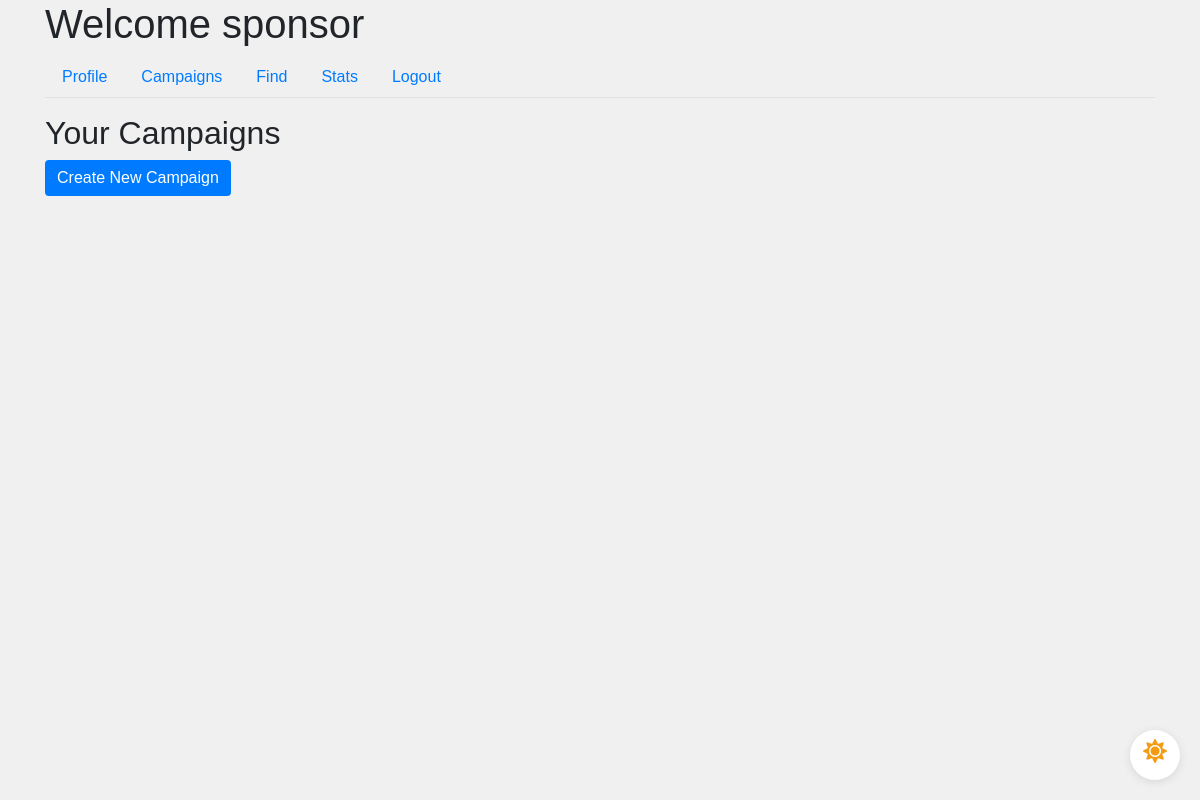
Page /sponsor/campaigns (signed in) on the earlier database version.
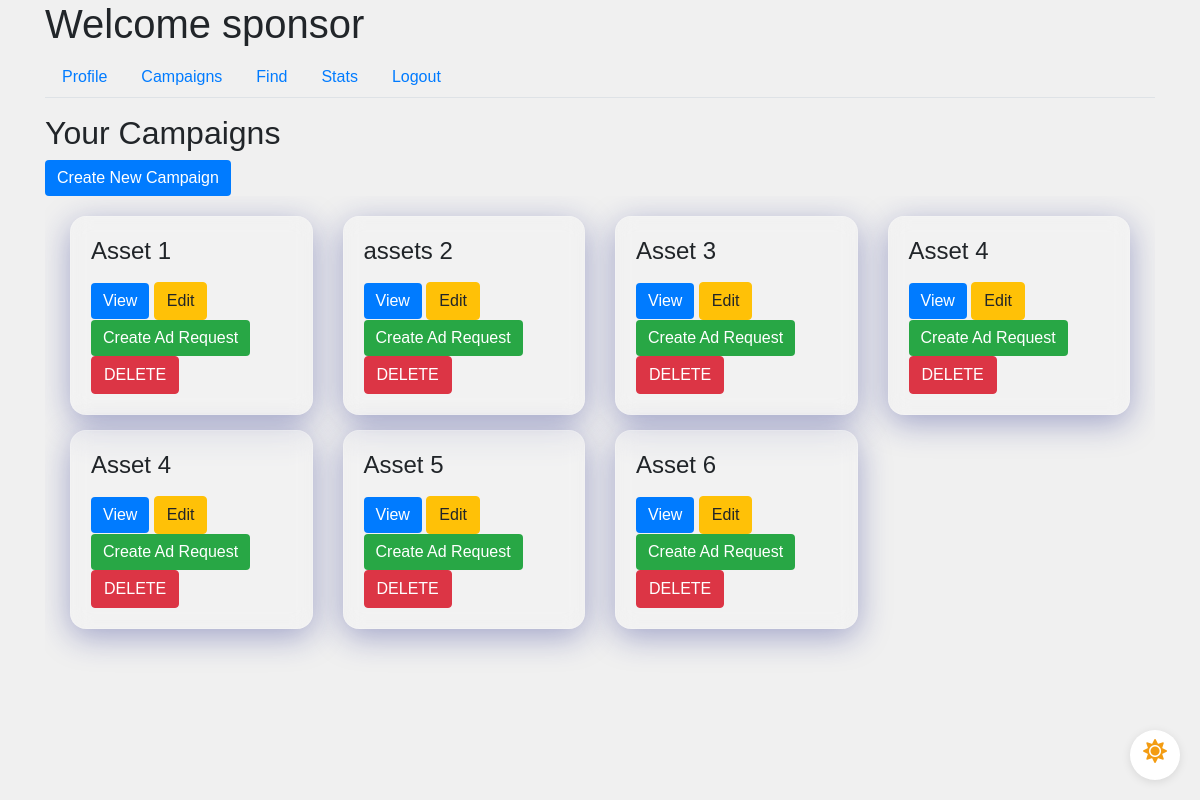
Same page on the later database version.
### app/models.py (models this page shows)
class Campaign(db.Model):
    id = db.Column(db.Integer, primary_key=True)
    name = db.Column(db.String(100), nullable=False)
    description = db.Column(db.Text, nullable=False)
    budget = db.Column(db.Float, nullable=False)
    visibility = db.Column(db.String(10), nullable=False)  # 'public', 'private'
    start_date = db.Column(db.Date, nullable=False)
    end_date = db.Column(db.Date, nullable=False)
    user_id = db.Column(db.Integer, db.ForeignKey('user.id'), nullable=False)
    ad_requests = db.relationship('AdRequest', backref='campaign', lazy=True)
    flag = db.Column(db.Boolean, default=False, nullable=False)  # Add flag column

### app/routes.py (the view)
@main.route('/sponsor/campaigns')
@login_required
def sponsor_campaigns():
    if current_user.role == 'sponsor':
        campaigns = Campaign.query.filter_by(user_id=current_user.id).all()
        return render_template('sponsor_campaigns.html', campaigns=campaigns)
    return redirect(url_for('main.dashboard'))

### app/models.py (called while the page is built)
@login_manager.user_loader
def load_user(user_id):
    return User.query.get(int(user_id))

### app/templates/sponsor_campaigns.html (shortened to what this page needs)
{% extends "sponsor_dashboard.html" %}
{% block tab_content %}
<h2>Your Campaigns</h2>
{% if current_user.flag == 0 %}
<a href="{{ url_for('main.new_campaign') }}" class="btn btn-primary">Create New Campaign</a>
{% endif %}
<div class="scrollable-container scrollable-container-custom-height sponsor-campaign-padding">
    <div class="row-container">
        {% for campaign in campaigns %}
        <div class="col-md-3">
            <div class="request-box card glassmorphism">
                <div class="card-body">
                    <h4 class="card-title">{{ campaign.name }}</h4>
                    <button class="btn btn-primary button-padding" data-toggle="modal" data-target="#campaignModal" data-id="{{ campaign.id }}">View</button>
                    {% if campaign.flag == 0 and current_user.flag == 0 %}
                        <a href="{{ url_for('main.edit_campaign', id=campaign.id) }}" class="btn btn-warning button-padding">Edit</a>
                        <a href="{{ url_for('main.new_ad_request', campaign_id=campaign.id) }}" class="btn btn-success button-padding">Create Ad Request</a>
                        <a href="{{ url_for('main.delete_campaign', id=campaign.id) }}" class="btn btn-danger button-padding">DELETE</a>
                    {% endif %}
                </div>
            </div>
        </div>
    {% endfor %}
    </div>
</div>
{% endblock %}

Differences in the rows shown:
added Campaign: name "Asset 1"
added Campaign: name "assets 2"
added Campaign: name "Asset 3"
added Campaign: name "Asset 4"
added Campaign: name "Asset 4"
added Campaign: name "Asset 5"
added Campaign: name "Asset 6"
